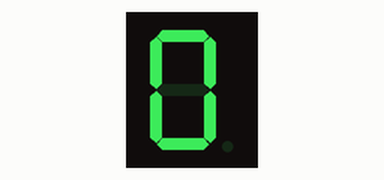
This sketch was run on a simulated Arduino Uno, built with avr-gcc and run on an emulated ATmega328P. On the bench: 1-digit seven-segment display. Wiring (inferred from the names in the program): 1-digit 7-segment display, segments lit when HIGH: segments pin 2, pin 3, pin 4, pin 5, pin 6, pin 7, pin 8, pin 9. The segment pins are drawn as the display they are named for.

Above: at 0.1 s.
At 0.6 s:
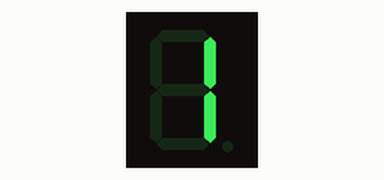
At 1.1 s:
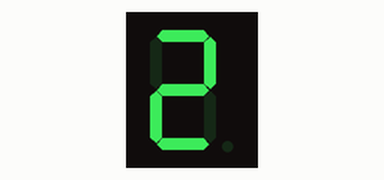
At 2.1 s:
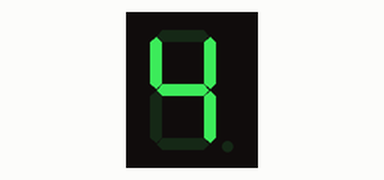
At 3.1 s:
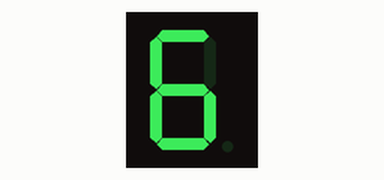
At 4.6 s:
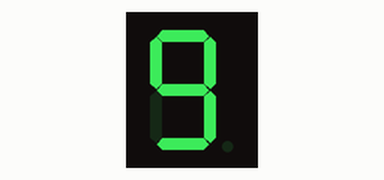

The sketch:

23_FND_cntl.ino
```cpp
                                // a, b, c, d, e, f, g, h
const unsigned char fnd_pin[8] = { 2, 3, 4, 5, 6, 7, 8, 9};
const unsigned char fnd_data[10] = { 0xFC,0x60,0xDA,0xF2,0x66,
                                     0xB6,0xBE,0xE4,0xFE,0xF6 };

void FND_OUTPUT(int num);

void setup() {
  // put your setup code here, to run once:
  for(int i=0; i<8; i++){

    pinMode(fnd_pin[i], OUTPUT);
  }
}

void loop() {
  // put your main code here, to run repeatedly:
  // 0~9까지 출력
  for(int i=0; i<10; i++){
    FND_OUTPUT(i);
    delay(500);
  }
}

void FND_OUTPUT(int num){
  for(int i=0; i<8; i++){
    digitalWrite( fnd_pin[i], fnd_data[num] & (0x80>>i) );
  }
}
```

Measured:
- by itself, everything shown: repeats every 5.0 s, in 10 steps
- what the display in image 1 shows lasts 0.5 s, from 0.5 s to 1.0 s
